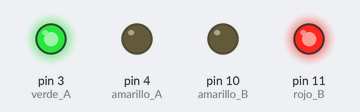
Recording of a sketch running on a simulated Arduino Uno, built with avr-gcc and run on an emulated ATmega328P. Parts: output pins drawn as LEDs (lit = HIGH). Pins used as bus, display or sensor lines are not drawn.

Above: at 0.05 s.
Timing chart, 0 to 3.0 s (numbered marks = the images above):
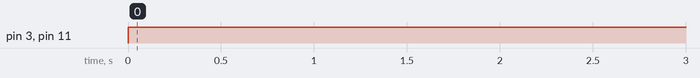

The sketch:

semaforo-ii-condicionales.ino
```cpp
int rojo_A = 5;
int amarillo_A = 4;
int verde_A = 3;

int rojo_B = 11;
int amarillo_B = 10;
int verde_B = 9;

bool otro_semaforo_en_verde;
bool otro_semaforo_en_rojo;
bool cambio = false;

int periodo_semaforo = 300;
int periodo_cambio = 150;
unsigned long tiempoAnterior = 0;


void setup() {
  //Semáforo A
  pinMode(rojo_A, OUTPUT);
  pinMode(amarillo_A, OUTPUT);
  pinMode(verde_A, OUTPUT);

  //Semáforo B
  pinMode(rojo_B, OUTPUT);
  pinMode(amarillo_B, OUTPUT);
  pinMode(verde_B, OUTPUT);
}

void secuencia_semaforo(){

  otro_semaforo_en_verde = true;
  otro_semaforo_en_rojo = true;

  if(millis()-tiempoAnterior>=periodo_semaforo){
  cambio = true;
  tiempoAnterior=millis();
  }

  if(millis()-tiempoAnterior>=periodo_cambio){
  cambio = false;
  otro_semaforo_en_verde = false;
  otro_semaforo_en_rojo = false;
  tiempoAnterior=millis();
  }

}


void loop() {

  secuencia_semaforo();

  if (otro_semaforo_en_verde == true){
     //luces semaforo B
     digitalWrite(verde_B, LOW);
     digitalWrite(amarillo_B, LOW);
     digitalWrite(rojo_B, HIGH);
  } else {
     //luces semaforo B
     digitalWrite(verde_B, HIGH);
     digitalWrite(amarillo_B, LOW);
     digitalWrite(rojo_B, LOW);
  }

  if (otro_semaforo_en_rojo == true){
    //luces semaforo A
     digitalWrite(verde_A, HIGH);
     digitalWrite(amarillo_A, LOW);
     digitalWrite(rojo_A, LOW);
  } else{
     //luces semaforo A
     digitalWrite(verde_A, LOW);
     digitalWrite(amarillo_A, LOW);
     digitalWrite(rojo_A, HIGH);
  }

  if (cambio == true){
     //luces semaforo A
     digitalWrite(verde_A, LOW);
     digitalWrite(amarillo_A, HIGH);
     digitalWrite(rojo_A, LOW);
     //luces semaforo B
     digitalWrite(verde_B, LOW);
     digitalWrite(amarillo_B, HIGH);
     digitalWrite(rojo_B, LOW);
  }


}


/*
  if (apagar == true){
  semaforo_en_verde == false;
  otro_semaforo_en_rojo == false;

  }

  if (verde_A == HIGH){
     //luces semaforo A
     digitalWrite(rojo_A, LOW);
     digitalWrite(amarillo_A, LOW);
     //luces semaforo B
     digitalWrite(verde_B, LOW);
     digitalWrite(amarillo_B, LOW);
     digitalWrite(verde_B, HIGH);
  }
  else(verde_A == LOW){
     //luces semaforo A
     digitalWrite(rojo_A, HIGH);
     digitalWrite(amarillo_A, LOW);
     //luces semaforo B
     digitalWrite(verde_B, LOW);
     digitalWrite(amarillo_B, LOW);
     digitalWrite(verde_B, HIGH);
  } */
```

Measured:
- by itself, pin 3 (verde_A), pin 11 (rojo_B): LOW → HIGH at 0.00 s
